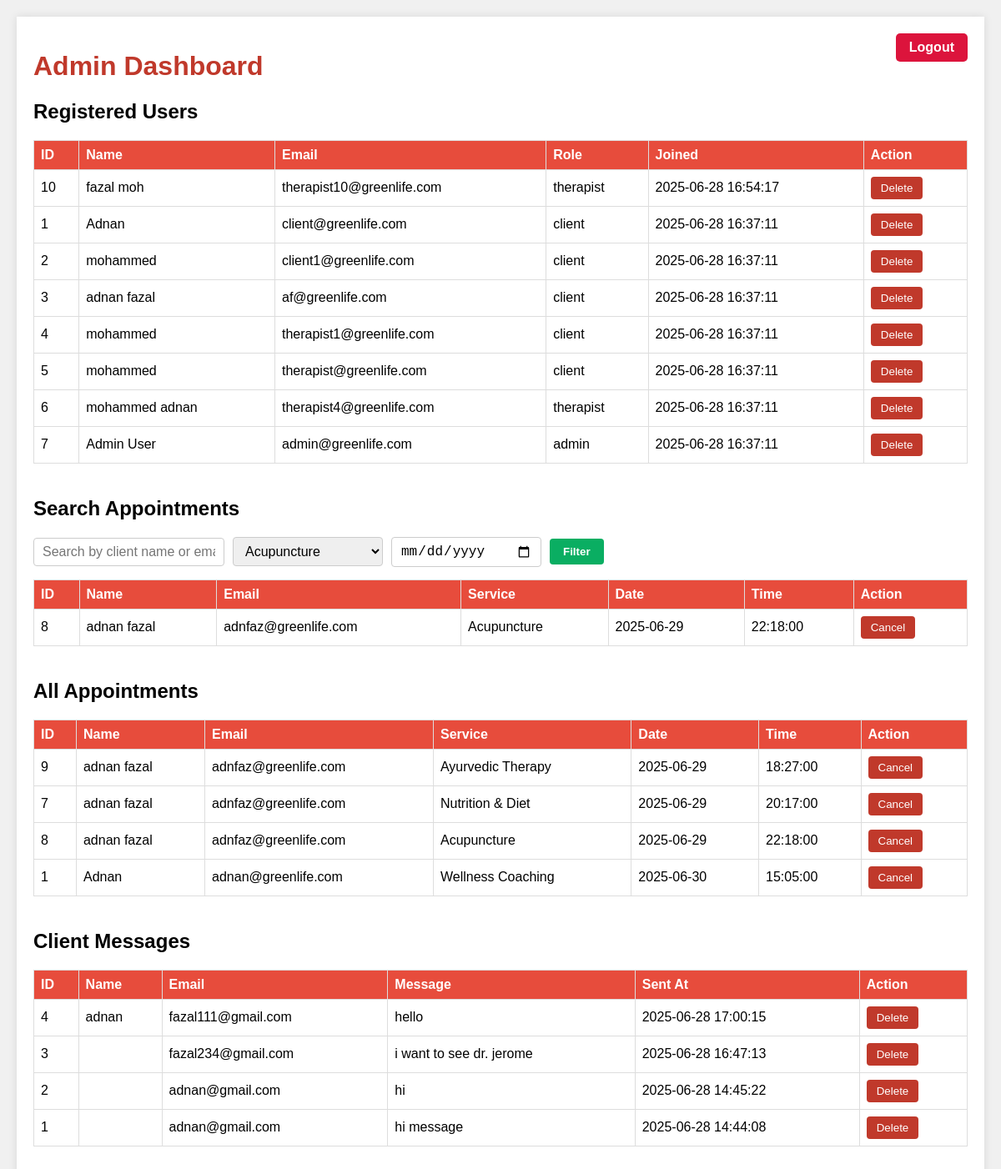
Page /dashboard/admin_dashboard.php?service=Acupuncture (signed in) on the committed database.
### tables this page shows
CREATE TABLE `users` (
  `id` int(11) NOT NULL,
  `name` varchar(100) DEFAULT NULL,
  `email` varchar(100) DEFAULT NULL,
  `password` varchar(255) DEFAULT NULL,
  `role` enum('client','therapist','admin') DEFAULT 'client',
  `phone` varchar(20) DEFAULT NULL,
  `bio` text DEFAULT NULL,
  `created_at` datetime NOT NULL DEFAULT current_timestamp()
);

CREATE TABLE `appointments` (
  `id` int(11) NOT NULL,
  `name` varchar(100) DEFAULT NULL,
  `email` varchar(100) DEFAULT NULL,
  `service` varchar(100) DEFAULT NULL,
  `date` date DEFAULT NULL,
  `time` time DEFAULT NULL,
  `user_id` int(11) UNSIGNED NOT NULL
);

CREATE TABLE `messages` (
  `id` int(11) NOT NULL,
  `email` varchar(100) DEFAULT NULL,
  `message` text DEFAULT NULL,
  `date_sent` timestamp NOT NULL DEFAULT current_timestamp(),
  `sent_at` datetime NOT NULL DEFAULT current_timestamp(),
  `reply` text DEFAULT NULL,
  `replied_at` timestamp NULL DEFAULT NULL,
  `name` varchar(255) DEFAULT NULL
);

### dashboard/admin_dashboard.php (the view, shortened to what this page needs)
<?php
include '../backend/db.php';
$users    = $conn->query("SELECT id, name, email, role, created_at FROM users ORDER BY created_at DESC");
$messages = $conn->query("SELECT id, name, email, message, sent_at FROM messages ORDER BY sent_at DESC");
$appointments = $conn->query("SELECT id, name, email, service, date, time FROM appointments ORDER BY date, time");
$search = $_GET['search'] ?? '';
$filter_service = $_GET['service'] ?? '';
$filter_date = $_GET['date'] ?? '';
$whereClauses = [];
$params = [];
$types = '';
if ($filter_service !== '') {
    $whereClauses[] = "service = ?";
    $params[] = $filter_service;
    $types .= 's';
}
$whereSQL = '';
if (count($whereClauses) > 0) {
    $whereSQL = 'WHERE ' . implode(' AND ', $whereClauses);
}
$sqlFilteredAppointments = "SELECT id, name, email, service, date, time FROM appointments $whereSQL ORDER BY date, time";
if ($stmt = $conn->prepare($sqlFilteredAppointments)) {
    if (!empty($params)) {
        $stmt->bind_param($types, ...$params);
    }
    $stmt->execute();
    $filtered_appointments = $stmt->get_result();
} else {
    $filtered_appointments = $conn->query("SELECT id, name, email, service, date, time FROM appointments ORDER BY date, time");
}
?>
<!DOCTYPE html>
<html lang="en">
<head>
</head>
<body>
<div class="dashboard">
  <a href="../logout.php" class="logout button">Logout</a>
  <h1>Admin Dashboard</h1>
  <section>
    <h2>Registered Users</h2>
    <table>
      <tr><th>ID</th><th>Name</th><th>Email</th><th>Role</th><th>Joined</th><th>Action</th></tr>
      <?php while($u = $users->fetch_assoc()): ?>
      <tr>
        <td><?php echo $u['id']; ?></td>
        <td><?php echo htmlspecialchars($u['name']); ?></td>
        <td><?php echo htmlspecialchars($u['email']); ?></td>
        <td><?php echo htmlspecialchars($u['role']); ?></td>
        <td><?php echo $u['created_at']; ?></td>
        <td>
          <form method="POST">
            <button type="submit" name="delete_user" onclick="return confirm('Delete this user?')">Delete</button>
          </form>
        </td>
      </tr>
      <?php endwhile; ?>
    </table>
  </section>
  <section>
    <h2>Search Appointments</h2>
    <form method="GET" class="filter-form" action="admin_dashboard.php">
      <input type="text" name="search" placeholder="Search by client name or email" value="<?php echo htmlspecialchars($search); ?>" />
      <select name="service">
        <option value="Acupuncture" <?php if($filter_service==='Acupuncture') echo 'selected'; ?>>Acupuncture</option>
      </select>
      <input type="date" name="date" value="<?php echo htmlspecialchars($filter_date); ?>" />
      <button type="submit">Filter</button>
    </form>
    <table>
      <tr><th>ID</th><th>Name</th><th>Email</th><th>Service</th><th>Date</th><th>Time</th><th>Action</th></tr>
      <?php if ($filtered_appointments && $filtered_appointments->num_rows > 0): ?>
        <?php while($a = $filtered_appointments->fetch_assoc()): ?>
        <tr>
          <td><?php echo $a['id']; ?></td>
          <td><?php echo htmlspecialchars($a['name']); ?></td>
          <td><?php echo htmlspecialchars($a['email']); ?></td>
          <td><?php echo htmlspecialchars($a['service']); ?></td>
          <td><?php echo $a['date']; ?></td>
          <td><?php echo $a['time']; ?></td>
          <td>
            <form method="POST" style="display:inline;">
              <button type="submit" name="cancel_appointment" onclick="return confirm('Cancel this appointment?')">Cancel</button>
            </form>
          </td>
        </tr>
        <?php endwhile; ?>
      <?php else: ?>
        <tr><td colspan="7" style="text-align:center;">No appointments found.</td></tr>
      <?php endif; ?>
    </table>
  </section>
  <section>
    <h2>All Appointments</h2>
    <table>
      <tr><th>ID</th><th>Name</th><th>Email</th><th>Service</th><th>Date</th><th>Time</th><th>Action</th></tr>
      <?php while($a = $appointments->fetch_assoc()): ?>
      <tr>
        <td><?php echo $a['id']; ?></td>
        <td><?php echo htmlspecialchars($a['name']); ?></td>
        <td><?php echo htmlspecialchars($a['email']); ?></td>
        <td><?php echo htmlspecialchars($a['service']); ?></td>
        <td><?php echo $a['date']; ?></td>
        <td><?php echo $a['time']; ?></td>
        <td>
          <form method="POST" style="display:inline;">
            <button type="submit" name="cancel_appointment" onclick="return confirm('Cancel this appointment?')">Cancel</button>
          </form>
        </td>
      </tr>
      <?php endwhile; ?>
    </table>
  </section>
  <section>
    <h2>Client Messages</h2>
    <table>
      <tr><th>ID</th><th>Name</th><th>Email</th><th>Message</th><th>Sent At</th><th>Action</th></tr>
      <?php while($m = $messages->fetch_assoc()): ?>
      <tr>
        <td><?php echo $m['id']; ?></td>
        <td><?php echo htmlspecialchars($m['name'] ?? ''); ?></td>
        <td><?php echo htmlspecialchars($m['email']); ?></td>
        <td><?php echo nl2br(htmlspecialchars($m['message'])); ?></td>
        <td><?php echo $m['sent_at']; ?></td>
        <td>
          <form method="POST" style="display:inline;">
            <button type="submit" name="delete_message" onclick="return confirm('Delete this message?')">Delete</button>
          </form>
        </td>
      </tr>
      <?php endwhile; ?>
    </table>
  </section>
</div>
</body>
</html>

### dashboard/admin_dashboard.php (style rules this page uses)
body { font-family: Arial, sans-serif; background: #f0f0f0; margin:0; padding:20px; }
.dashboard { max-width:1200px; margin:auto; background:white; padding:20px; box-shadow:0 0 10px rgba(0,0,0,0.1); }
h1 { color:#c0392b; }
section { margin-bottom:40px; }
table { width:100%; border-collapse:collapse; }
th, td { border:1px solid #ddd; padding:8px; text-align:left; }
th { background:#e74c3c; color:white; }
button { background:#c0392b; color:white; border:none; padding:6px 12px; border-radius:4px; cursor:pointer; }
.logout { float:right; background:#555; }
form { display:inline; }
.logout.button { display: inline-block; background-color: crimson; color: white; padding: 8px 16px; text-decoration: none; border-radius: 5px; font-weight: bold; border: none; cursor: pointer; text-align: center; transition: background-color 0.3s ease; }
.filter-form { margin-bottom: 15px; display: flex; flex-wrap: wrap; gap: 10px; align-items: center; justify-content: flex-start; }
.filter-form input[type="text"], .filter-form select, .filter-form input[type="date"] { padding: 7px 10px; font-size: 1rem; border: 1px solid #ccc; border-radius: 4px; min-width: 180px; }
.filter-form button { padding: 8px 16px; background: #0aae62; border: none; color: white; border-radius: 4px; font-weight: bold; cursor: pointer; transition: background-color 0.3s ease; }

### rows in the picture
users: id "10", name "fazal moh", email "therapist10@greenlife.com", role "therapist", created_at "2025-06-28 16:54:17"
users: id "1", name "Adnan", email "client@greenlife.com", role "client", created_at "2025-06-28 16:37:11"
users: id "2", name "mohammed", email "client1@greenlife.com", role "client", created_at "2025-06-28 16:37:11"
users: id "3", name "adnan fazal", email "af@greenlife.com", role "client", created_at "2025-06-28 16:37:11"
users: id "4", name "mohammed", email "therapist1@greenlife.com", role "client", created_at "2025-06-28 16:37:11"
users: id "5", name "mohammed", email "therapist@greenlife.com", role "client", created_at "2025-06-28 16:37:11"
users: id "6", name "mohammed adnan", email "therapist4@greenlife.com", role "therapist", created_at "2025-06-28 16:37:11"
users: id "7", name "Admin User", email "admin@greenlife.com", role "admin", created_at "2025-06-28 16:37:11"
appointments: id "8", name "adnan fazal", email "adnfaz@greenlife.com", service "Acupuncture", date "2025-06-29", time "22:18:00"
appointments: id "9", name "adnan fazal", email "adnfaz@greenlife.com", service "Ayurvedic Therapy", date "2025-06-29", time "18:27:00"
appointments: id "7", name "adnan fazal", email "adnfaz@greenlife.com", service "Nutrition & Diet", date "2025-06-29", time "20:17:00"
appointments: id "1", name "Adnan", email "adnan@greenlife.com", service "Wellness Coaching", date "2025-06-30", time "15:05:00"
messages: id "4", name "adnan", email "fazal111@gmail.com", message "hello", sent_at "2025-06-28 17:00:15"
messages: id "3", email "fazal234@gmail.com", message "i want to see dr. jerome", sent_at "2025-06-28 16:47:13"
messages: id "2", email "adnan@gmail.com", message "hi", sent_at "2025-06-28 14:45:22"
messages: id "1", email "adnan@gmail.com", message "hi message", sent_at "2025-06-28 14:44:08"
